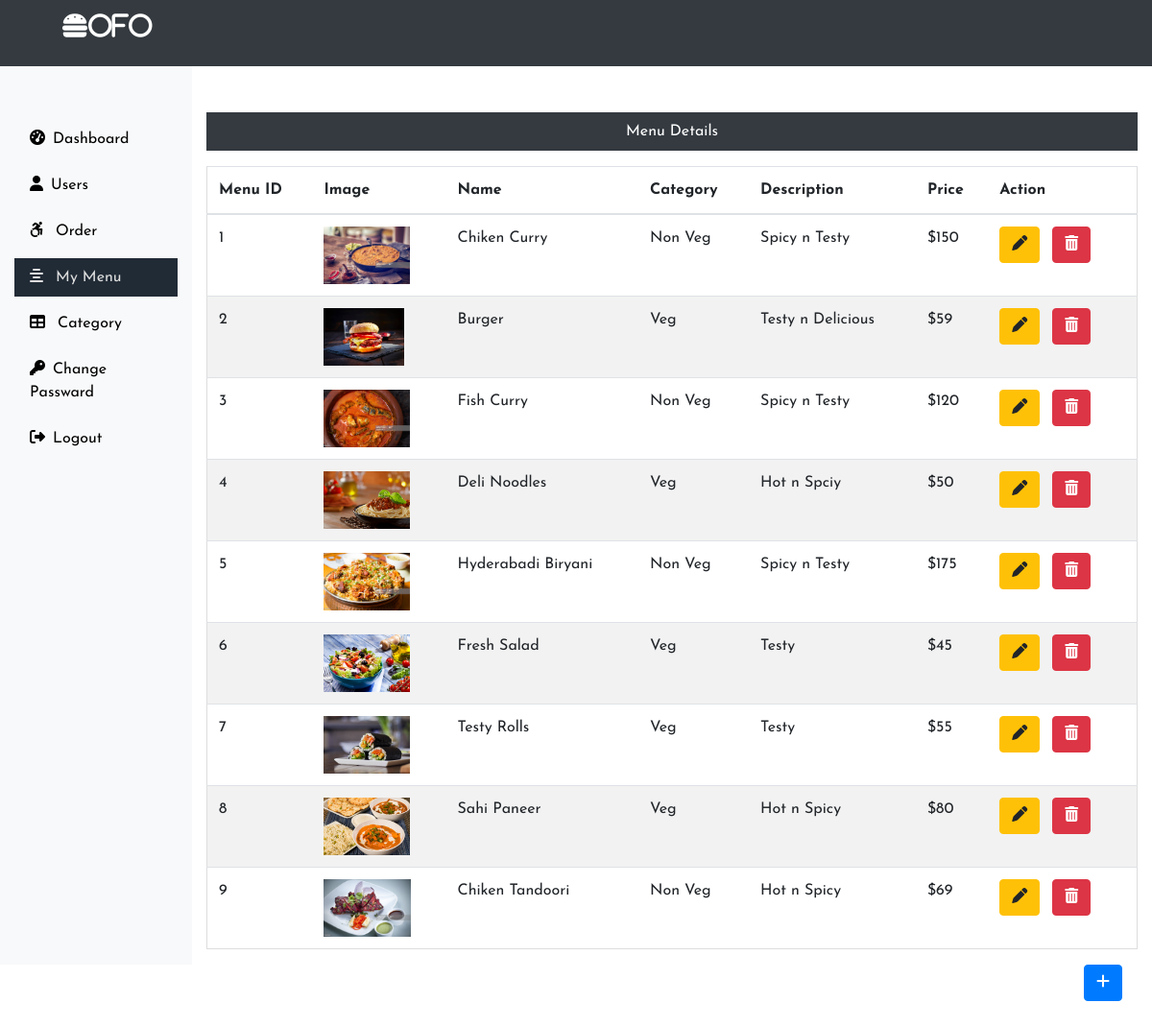
The page /Admin/menu.php (signed in) on the database its author committed.
### tables this page shows
CREATE TABLE IF NOT EXISTS `menu` (
  `id` int(11) NOT NULL AUTO_INCREMENT,
  `name` varchar(255) NOT NULL,
  `image` longtext NOT NULL,
  `category` varchar(255) NOT NULL,
  `price` int(11) NOT NULL,
  `description` longtext NOT NULL,
  PRIMARY KEY (`id`)
);

### Admin/menu.php (the view, shortened to what this page needs)
<?php
 include('../connection.php');
 include('includes/header.php');
?>
 <div class="col-sm-9 col-md-10 text-center ">
    <p class="bg-dark text-white  mt-5 p-2">Menu Details</p>
    <?php   $sql = "SELECT * FROM `menu`";
    $result= $conn->query($sql);
    if($result->num_rows > 0){
        echo'<table class="table mt-3 mr-5 ">
                <thead>
                <tr>
                    <th scope="col">Menu ID</th>
                    <th scope="col">Image</th>
                    <th scope="col">Name</th>
                    <th scope="col">Category</th>
                    <th scope="col">Description</th>
                    <th scope="col">Price</th>
                    <th scope="col">Action</th>
                </tr>
                </thead>
                <tbody>';
                    while($row = $result->fetch_assoc()){
                        ?>
                        <tr>
                        <td><?php echo $row['id'] ?></td>
                        <td><img src=" <?php echo $row['image']; ?>" height="60px",width="20px"></td>
                        <td><?php echo $row['name'] ?></td>
                        <td><?php echo $row['category'] ?></td>
                        <td><?php echo $row['description'] ?></td>
                        <td>$<?php echo $row['price'] ?></td>
                        <?php
                        echo' <td>
                        <form action="editMenu.php" method="post"class=" d-inline mr-2">
                        <input type="hidden" name="id" value='.$row['id'].'><button class="btn btn-warning"
                        name ="edit" value ="Edit" type="submit"><i class="fas fa-pen"></i></button>
                        </form>
                        <form action="" method="post" class="d-inline mr-2">
                        <input type="hidden" name="id" value='.$row['id'].'><button class="btn btn-danger"
                        name ="delete" value ="delete" type="submit"><i class="fa fa-trash"></i></button>
                        </form>
                    </td>';
                    ?>
                        </tr>
                        <?php
                    }
            echo '</tbody>
                </table>';
    }
    else{
        echo '0 Result';
    }
               ?>
</div>
</div>
<div class="float-right"><a href="prodAdd.php" class="btn btn-primary mx-3 mb-5"><i class="fa fa-plus "></i></a></div>
 </div>
<?php include('includes/footer.php');?>

### Admin/includes/header.php (shortened to what this page needs)
<!DOCTYPE html>
<html lang="en">
<head>
    <link rel="stylesheet" href="https://stackpath.bootstrapcdn.com/bootstrap/4.3.1/css/bootstrap.min.css" >
    <link rel="stylesheet" href="../css/styles.css">
    <link rel="stylesheet" href="https://use.fontawesome.com/releases/v5.6.3/css/all.css">
    <link rel="stylesheet" href="https://use.fontawesome.com/releases/v5.7.0/css/all.css">
    <link rel="stylesheet" href="https://cdnjs.cloudflare.com/ajax/libs/font-awesome/4.7.0/css/font-awesome.min.css">
</head>
<body>
<nav class="navbar navbar-expand-lg navbar-dark bg-dark">
  <a class="navbar-brand" href="dashboard.php"><h3><b><i class="fas fa-hamburger mx-5">OFO</i></b></h3></a>
  </nav>
 <div class="container-fluid" >
 <div class="row">
    <nav class="col-sm-2 bg-light sidebar py-5  d-print-none">
        <div class="sidebar-sticky">
            <ul class="nav flex-column">
            <li class="nav-item mt-2">
            <a href="dashboard.php" class="nav-link <?php if(PAGE == 'dashboard'){echo 'active';} ?>"><i class="fas fa-tachometer-alt mr-2 "></i>Dashboard</a>
            </li>
            <li class="nav-item mt-2">
            <a href="user.php" class="nav-link <?php if(PAGE == 'Users'){echo 'active';} ?> "><i class="fa fa-user mr-2"></i>Users</a>
            </li>
            <li class="nav-item mt-2">
            <a href="userOrder.php" class="nav-link <?php if(PAGE == 'userOrder'){echo 'active';} ?> "><i class="fab fa-accessible-icon mr-2"></i> Order</a>
            </li>
            <li class="nav-item mt-2">
            <a href="menu.php" class="nav-link <?php if(PAGE == 'menu'){echo 'active';} ?> "><i class="fa fa-align-center mr-2"></i> My Menu</a>
            </li>
            <li class="nav-item mt-2">
            <a href="category.php" class="nav-link <?php if(PAGE == 'category'){echo 'active';} ?>"><i class="fa fa-table mr-2"></i> Category</a>
            </li>
            <li class="nav-item mt-2">
            <a href="changePass.php" class="nav-link <?php if(PAGE == 'changePass'){echo 'active';} ?>"><i class="fa fa-key mr-2"></i>Change Passward</a>
            </li>
            <li class="nav-item mt-2">
            <a href="../logout.php" class="nav-link "><i class="fas fa-sign-out-alt mr-2"></i>Logout</a>
            </li>
            </ul>
        </div>
    </nav>

### Admin/includes/footer.php (shortened to what this page needs)
</body>
</html>

### css/styles.css (style rules this page uses)
.active { background-color: #212b36; color:#ddd !important; }
body { overflow-x: hidden; }
.nav-item a { color: #000 ; }
table { border-collapse: collapse; border-spacing: 0; width: 100%; border: 1px solid #ddd; }
th, td { text-align: left; padding: 16px; }
tr:nth-child(even) { background-color: #f2f2f2; }
* { margin: 0; padding: 0; box-sizing: border-box; font-family: 'Josefin Sans', sans-serif; }

### rows shown on the page
menu: id "1", image (picture), name "Chiken Curry", category "Non Veg", description "Spicy n Testy", price "150"
menu: id "2", image (picture), name "Burger", category "Veg", description "Testy n Delicious", price "59"
menu: id "3", image (picture), name "Fish Curry", category "Non Veg", description "Spicy n Testy", price "120"
menu: id "4", image (picture), name "Deli Noodles", category "Veg", description "Hot n Spciy", price "50"
menu: id "5", image (picture), name "Hyderabadi Biryani", category "Non Veg", description "Spicy n Testy", price "175"
menu: id "6", image (picture), name "Fresh Salad", category "Veg", description "Testy", price "45"
menu: id "7", image (picture), name "Testy Rolls", category "Veg", description "Testy", price "55"
menu: id "8", image (picture), name "Sahi Paneer", category "Veg", description "Hot n Spicy", price "80"
menu: id "9", image (picture), name "Chiken Tandoori", category "Non Veg", description "Hot n Spicy", price "69"
